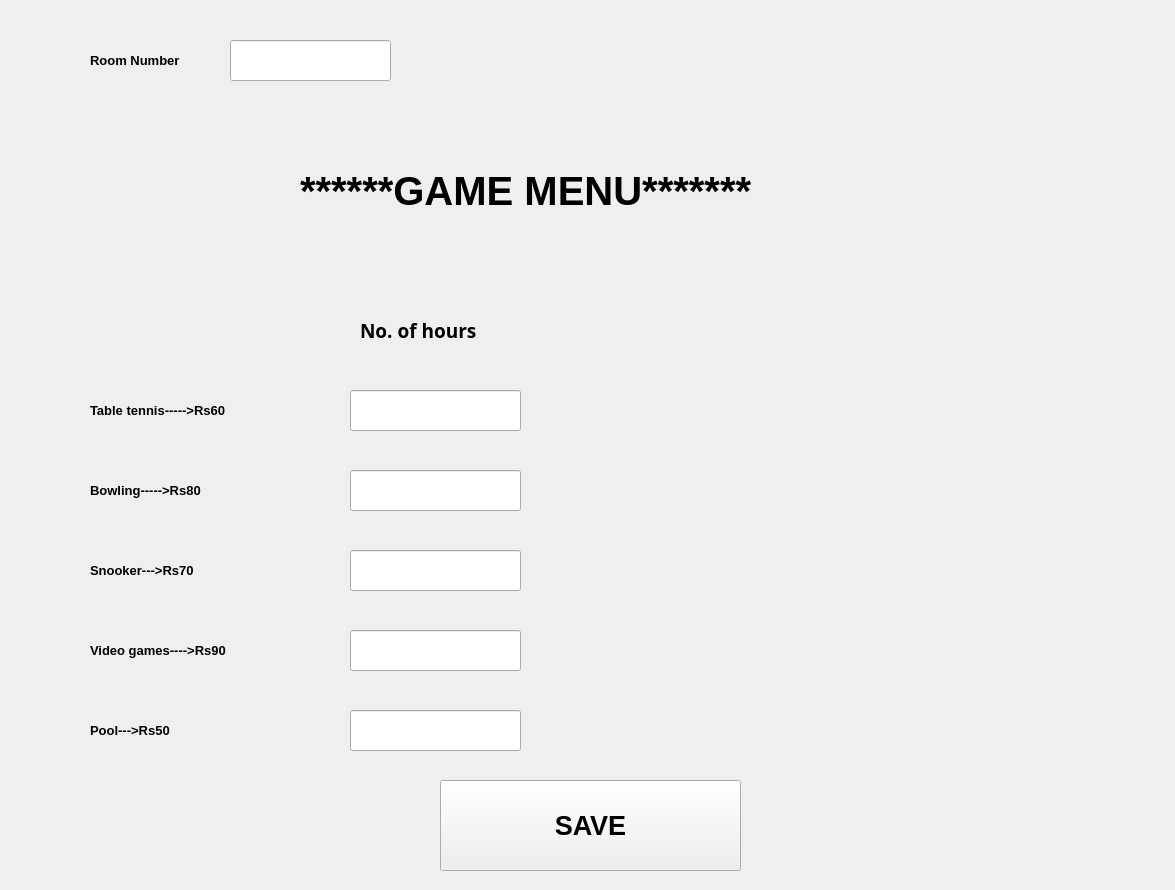
<?xml version="1.0" encoding="UTF-8"?>
<ui version="4.0">
 <class>MainWindow</class>
 <widget class="QMainWindow" name="MainWindow">
  <property name="geometry">
   <rect>
    <x>0</x>
    <y>0</y>
    <width>1175</width>
    <height>890</height>
   </rect>
  </property>
  <property name="minimumSize">
   <size>
    <width>1175</width>
    <height>890</height>
   </size>
  </property>
  <property name="maximumSize">
   <size>
    <width>1175</width>
    <height>890</height>
   </size>
  </property>
  <property name="windowTitle">
   <string>MainWindow</string>
  </property>
  <widget class="QWidget" name="centralwidget">
   <widget class="QLabel" name="lbl_RoomNum">
    <property name="geometry">
     <rect>
      <x>90</x>
      <y>30</y>
      <width>131</width>
      <height>61</height>
     </rect>
    </property>
    <property name="font">
     <font>
      <family>Arial</family>
      <pointsize>10</pointsize>
      <weight>75</weight>
      <bold>true</bold>
     </font>
    </property>
    <property name="text">
     <string>Room Number</string>
    </property>
   </widget>
   <widget class="QLabel" name="lbl_GAME">
    <property name="geometry">
     <rect>
      <x>300</x>
      <y>120</y>
      <width>651</width>
      <height>141</height>
     </rect>
    </property>
    <property name="font">
     <font>
      <family>Arial</family>
      <pointsize>30</pointsize>
      <weight>75</weight>
      <bold>true</bold>
     </font>
    </property>
    <property name="frameShape">
     <enum>QFrame::NoFrame</enum>
    </property>
    <property name="frameShadow">
     <enum>QFrame::Plain</enum>
    </property>
    <property name="text">
     <string>******GAME MENU*******</string>
    </property>
   </widget>
   <widget class="QLineEdit" name="txt_RoomNum">
    <property name="geometry">
     <rect>
      <x>230</x>
      <y>40</y>
      <width>161</width>
      <height>41</height>
     </rect>
    </property>
    <property name="font">
     <font>
      <family>Arial</family>
      <pointsize>14</pointsize>
     </font>
    </property>
   </widget>
   <widget class="QPushButton" name="btn_SAVE">
    <property name="geometry">
     <rect>
      <x>440</x>
      <y>780</y>
      <width>301</width>
      <height>91</height>
     </rect>
    </property>
    <property name="font">
     <font>
      <family>Arial</family>
      <pointsize>20</pointsize>
      <weight>75</weight>
      <bold>true</bold>
     </font>
    </property>
    <property name="text">
     <string>SAVE</string>
    </property>
   </widget>
   <widget class="QLabel" name="lbl_TableTennis">
    <property name="geometry">
     <rect>
      <x>90</x>
      <y>380</y>
      <width>181</width>
      <height>61</height>
     </rect>
    </property>
    <property name="font">
     <font>
      <family>Arial</family>
      <pointsize>10</pointsize>
      <weight>75</weight>
      <bold>true</bold>
     </font>
    </property>
    <property name="text">
     <string>Table tennis-----&gt;Rs60</string>
    </property>
   </widget>
   <widget class="QLabel" name="lbl_Bowling">
    <property name="geometry">
     <rect>
      <x>90</x>
      <y>460</y>
      <width>151</width>
      <height>61</height>
     </rect>
    </property>
    <property name="font">
     <font>
      <family>Arial</family>
      <pointsize>10</pointsize>
      <weight>75</weight>
      <bold>true</bold>
     </font>
    </property>
    <property name="text">
     <string>Bowling-----&gt;Rs80</string>
    </property>
   </widget>
   <widget class="QLabel" name="lbl_Snooker">
    <property name="geometry">
     <rect>
      <x>90</x>
      <y>540</y>
      <width>141</width>
      <height>61</height>
     </rect>
    </property>
    <property name="font">
     <font>
      <family>Arial</family>
      <pointsize>10</pointsize>
      <weight>75</weight>
      <bold>true</bold>
     </font>
    </property>
    <property name="text">
     <string>Snooker---&gt;Rs70</string>
    </property>
   </widget>
   <widget class="QLabel" name="lbl_VideoGames">
    <property name="geometry">
     <rect>
      <x>90</x>
      <y>620</y>
      <width>181</width>
      <height>61</height>
     </rect>
    </property>
    <property name="font">
     <font>
      <family>Arial</family>
      <pointsize>10</pointsize>
      <weight>75</weight>
      <bold>true</bold>
     </font>
    </property>
    <property name="text">
     <string>Video games----&gt;Rs90</string>
    </property>
   </widget>
   <widget class="QLabel" name="lbl_Pool">
    <property name="geometry">
     <rect>
      <x>90</x>
      <y>700</y>
      <width>131</width>
      <height>61</height>
     </rect>
    </property>
    <property name="font">
     <font>
      <family>Arial</family>
      <pointsize>10</pointsize>
      <weight>75</weight>
      <bold>true</bold>
     </font>
    </property>
    <property name="text">
     <string>Pool---&gt;Rs50</string>
    </property>
   </widget>
   <widget class="QLineEdit" name="txt_VideoGames">
    <property name="geometry">
     <rect>
      <x>350</x>
      <y>630</y>
      <width>171</width>
      <height>41</height>
     </rect>
    </property>
    <property name="font">
     <font>
      <family>Arial</family>
      <pointsize>14</pointsize>
     </font>
    </property>
   </widget>
   <widget class="QLineEdit" name="txt_Snooker">
    <property name="geometry">
     <rect>
      <x>350</x>
      <y>550</y>
      <width>171</width>
      <height>41</height>
     </rect>
    </property>
    <property name="font">
     <font>
      <family>Arial</family>
      <pointsize>14</pointsize>
     </font>
    </property>
   </widget>
   <widget class="QLineEdit" name="txt_Bowling">
    <property name="geometry">
     <rect>
      <x>350</x>
      <y>470</y>
      <width>171</width>
      <height>41</height>
     </rect>
    </property>
    <property name="font">
     <font>
      <family>Arial</family>
      <pointsize>14</pointsize>
     </font>
    </property>
   </widget>
   <widget class="QLineEdit" name="txt_TableTennis">
    <property name="geometry">
     <rect>
      <x>350</x>
      <y>390</y>
      <width>171</width>
      <height>41</height>
     </rect>
    </property>
    <property name="font">
     <font>
      <family>Arial</family>
      <pointsize>14</pointsize>
     </font>
    </property>
   </widget>
   <widget class="QLineEdit" name="txt_Pool">
    <property name="geometry">
     <rect>
      <x>350</x>
      <y>710</y>
      <width>171</width>
      <height>41</height>
     </rect>
    </property>
    <property name="font">
     <font>
      <family>Arial</family>
      <pointsize>14</pointsize>
     </font>
    </property>
   </widget>
   <widget class="QLabel" name="lbl_NumHour">
    <property name="geometry">
     <rect>
      <x>360</x>
      <y>300</y>
      <width>161</width>
      <height>61</height>
     </rect>
    </property>
    <property name="font">
     <font>
      <family>Arial Black</family>
      <pointsize>14</pointsize>
      <weight>75</weight>
      <bold>true</bold>
     </font>
    </property>
    <property name="text">
     <string>No. of hours</string>
    </property>
   </widget>
  </widget>
 </widget>
 <resources/>
 <connections/>
</ui>
